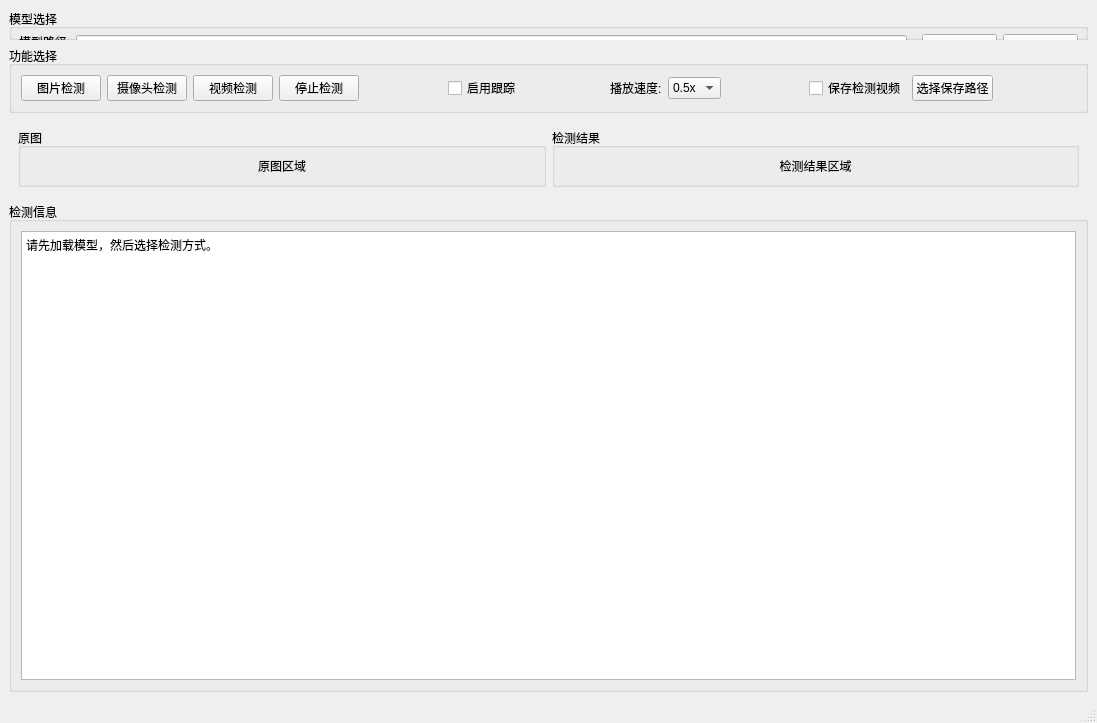
<?xml version="1.0" encoding="UTF-8"?>
<ui version="4.0">
 <class>YOLOMainWindow</class>
 <widget class="QMainWindow" name="YOLOMainWindow">
  <property name="geometry">
   <rect>
    <x>0</x>
    <y>0</y>
    <width>1097</width>
    <height>723</height>
   </rect>
  </property>
  <property name="windowTitle">
   <string>YOLO 目标检测 - PySide6</string>
  </property>
  <widget class="QWidget" name="centralwidget">
   <layout class="QVBoxLayout" name="verticalLayout">
    <item>
     <widget class="QGroupBox" name="groupModel">
      <property name="title">
       <string>模型选择</string>
      </property>
      <widget class="QLabel" name="labelModelPath">
       <property name="geometry">
        <rect>
         <x>10</x>
         <y>25</y>
         <width>51</width>
         <height>16</height>
        </rect>
       </property>
       <property name="text">
        <string>模型路径:</string>
       </property>
      </widget>
      <widget class="QLineEdit" name="lineModelPath">
       <property name="geometry">
        <rect>
         <x>67</x>
         <y>26</y>
         <width>831</width>
         <height>21</height>
        </rect>
       </property>
      </widget>
      <widget class="QPushButton" name="btnSelectModel">
       <property name="geometry">
        <rect>
         <x>913</x>
         <y>25</y>
         <width>75</width>
         <height>23</height>
        </rect>
       </property>
       <property name="text">
        <string>选择模型</string>
       </property>
      </widget>
      <widget class="QPushButton" name="btnLoadModel">
       <property name="geometry">
        <rect>
         <x>994</x>
         <y>25</y>
         <width>75</width>
         <height>23</height>
        </rect>
       </property>
       <property name="text">
        <string>加载模型</string>
       </property>
      </widget>
      <widget class="QLabel" name="labelModelType">
       <property name="geometry">
        <rect>
         <x>10</x>
         <y>54</y>
         <width>51</width>
         <height>16</height>
        </rect>
       </property>
       <property name="text">
        <string>模型格式:</string>
       </property>
      </widget>
      <widget class="QComboBox" name="comboModelType">
       <property name="enabled">
        <bool>true</bool>
       </property>
       <property name="geometry">
        <rect>
         <x>67</x>
         <y>54</y>
         <width>61</width>
         <height>21</height>
        </rect>
       </property>
       <item>
        <property name="text">
         <string>pt</string>
        </property>
       </item>
       <item>
        <property name="text">
         <string>onnx</string>
        </property>
       </item>
      </widget>
     </widget>
    </item>
    <item>
     <widget class="QGroupBox" name="groupFunction">
      <property name="title">
       <string>功能选择</string>
      </property>
      <layout class="QHBoxLayout" name="horizontalLayoutFunction">
       <item>
        <widget class="QPushButton" name="btnImageDetect">
         <property name="text">
          <string>图片检测</string>
         </property>
        </widget>
       </item>
       <item>
        <widget class="QPushButton" name="btnCameraDetect">
         <property name="text">
          <string>摄像头检测</string>
         </property>
        </widget>
       </item>
       <item>
        <widget class="QPushButton" name="btnVideoDetect">
         <property name="text">
          <string>视频检测</string>
         </property>
        </widget>
       </item>
       <item>
        <widget class="QPushButton" name="btnStop">
         <property name="text">
          <string>停止检测</string>
         </property>
        </widget>
       </item>
       <item>
        <spacer name="horizontalSpacer1">
         <property name="orientation">
          <enum>Qt::Horizontal</enum>
         </property>
         <property name="sizeHint" stdset="0">
          <size>
           <width>20</width>
           <height>20</height>
          </size>
         </property>
        </spacer>
       </item>
       <item>
        <widget class="QCheckBox" name="checkTracking">
         <property name="text">
          <string>启用跟踪</string>
         </property>
        </widget>
       </item>
       <item>
        <spacer name="horizontalSpacer2">
         <property name="orientation">
          <enum>Qt::Horizontal</enum>
         </property>
         <property name="sizeHint" stdset="0">
          <size>
           <width>20</width>
           <height>20</height>
          </size>
         </property>
        </spacer>
       </item>
       <item>
        <widget class="QLabel" name="labelSpeed">
         <property name="text">
          <string>播放速度:</string>
         </property>
        </widget>
       </item>
       <item>
        <widget class="QComboBox" name="comboSpeed">
         <item>
          <property name="text">
           <string>0.5x</string>
          </property>
         </item>
         <item>
          <property name="text">
           <string>1.0x</string>
          </property>
         </item>
         <item>
          <property name="text">
           <string>1.5x</string>
          </property>
         </item>
         <item>
          <property name="text">
           <string>2.0x</string>
          </property>
         </item>
        </widget>
       </item>
       <item>
        <spacer name="horizontalSpacer3">
         <property name="orientation">
          <enum>Qt::Horizontal</enum>
         </property>
         <property name="sizeHint" stdset="0">
          <size>
           <width>20</width>
           <height>20</height>
          </size>
         </property>
        </spacer>
       </item>
       <item>
        <widget class="QCheckBox" name="checkSaveVideo">
         <property name="text">
          <string>保存检测视频</string>
         </property>
        </widget>
       </item>
       <item>
        <widget class="QPushButton" name="btnSelectSavePath">
         <property name="text">
          <string>选择保存路径</string>
         </property>
        </widget>
       </item>
       <item>
        <spacer name="horizontalSpacer4">
         <property name="orientation">
          <enum>Qt::Horizontal</enum>
         </property>
         <property name="sizeHint" stdset="0">
          <size>
           <width>40</width>
           <height>20</height>
          </size>
         </property>
        </spacer>
       </item>
      </layout>
     </widget>
    </item>
    <item>
     <widget class="QWidget" name="widgetDisplay" native="true">
      <layout class="QHBoxLayout" name="horizontalLayoutDisplay">
       <item>
        <widget class="QGroupBox" name="groupOriginal">
         <property name="title">
          <string>原图</string>
         </property>
         <layout class="QVBoxLayout" name="verticalLayoutOriginal">
          <item>
           <widget class="QLabel" name="labelOriginal">
            <property name="text">
             <string>原图区域</string>
            </property>
            <property name="alignment">
             <set>Qt::AlignCenter</set>
            </property>
           </widget>
          </item>
         </layout>
        </widget>
       </item>
       <item>
        <widget class="QGroupBox" name="groupResult">
         <property name="title">
          <string>检测结果</string>
         </property>
         <layout class="QVBoxLayout" name="verticalLayoutResult">
          <item>
           <widget class="QLabel" name="labelResult">
            <property name="text">
             <string>检测结果区域</string>
            </property>
            <property name="alignment">
             <set>Qt::AlignCenter</set>
            </property>
           </widget>
          </item>
         </layout>
        </widget>
       </item>
      </layout>
     </widget>
    </item>
    <item>
     <widget class="QGroupBox" name="groupInfo">
      <property name="title">
       <string>检测信息</string>
      </property>
      <layout class="QVBoxLayout" name="verticalLayoutInfo">
       <item>
        <widget class="QTextEdit" name="textInfo">
         <property name="plainText">
          <string>请先加载模型，然后选择检测方式。</string>
         </property>
        </widget>
       </item>
      </layout>
     </widget>
    </item>
   </layout>
  </widget>
  <widget class="QMenuBar" name="menubar">
   <property name="geometry">
    <rect>
     <x>0</x>
     <y>0</y>
     <width>1097</width>
     <height>21</height>
    </rect>
   </property>
  </widget>
  <widget class="QStatusBar" name="statusbar"/>
 </widget>
 <resources/>
 <connections/>
</ui>
